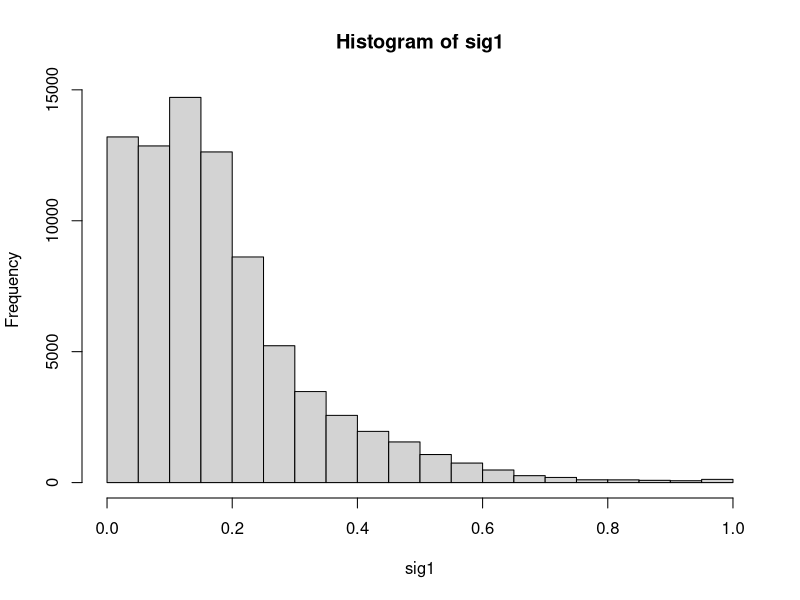
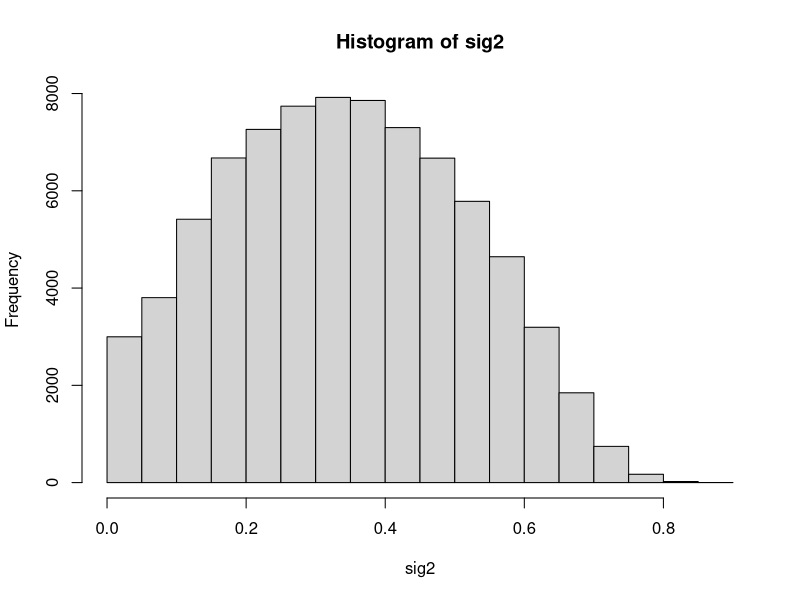
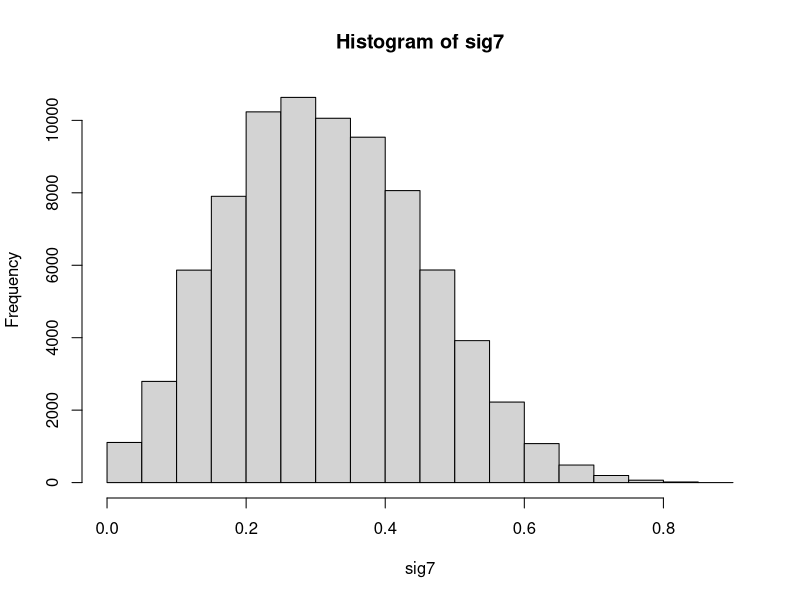
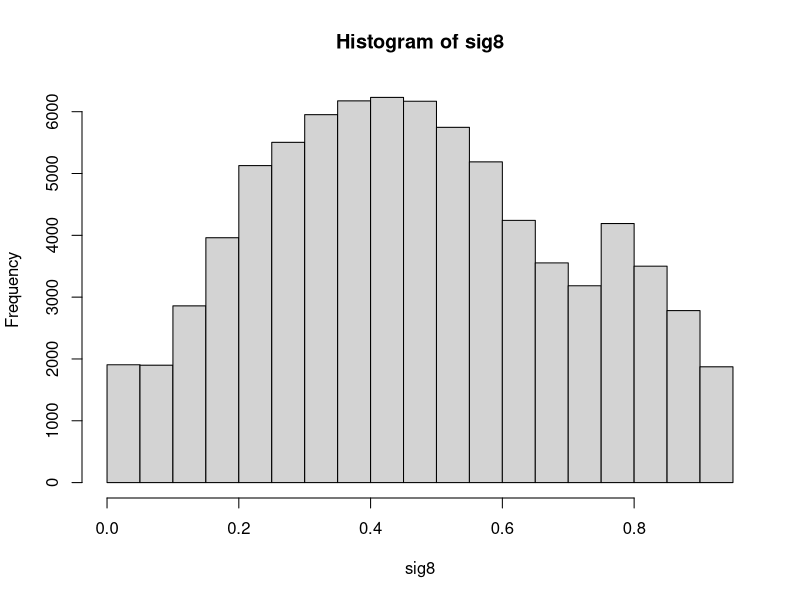

Reproduce these figures in R, in order.
train <- read.csv("Data/training.csv")
test <- read.csv("Data/test.csv")

#query_id, url_id, query_length, is_homepage, sig1, sig2,..., sig8, relevance
colnames(train)
head(train)

library(plyr)
attach(train)
length(url_id) #80046
length(unique(url_id)) #75231
range(sig1) #[0, 1]
range(sig2) #[0, 0.86]
range(sig3) #[0, 673637]
range(sig4) #[0, 660939]
range(sig5) #[0, 46994]
range(sig6) #[0, 3645]
range(sig7) #[0, 0.88]
range(sig8) #[0, 0.94]

#Appears left skewed
hist(sig1)
#Appears normally distributed
hist(sig2)
#Appears normally distributed
hist(sig7)
#Appears skewed right
hist(sig8)

#50% of values are <417, 90% are <8489, and 99% are <86749 (max 673637).
#1130 observations (1.66%) have a sig3 that is zero
quantile(sig3, probs=c(.50, .90, .99)) 
#50% of values are <220, 90% are <1437, and 99% are <8186 (max 660939).
#5794 observations (7.24%) have a sig4 that is zero
quantile(sig4, probs=c(.50, .90, .99)) 
#50% of values are <64, 90% are <1238, and 99% are <8129 (max 46994).
#9046 observations (11.3%) have a sig5 that is zero
quantile(sig5, probs=c(.50, .90, .99)) 
#50% of values are <0, 90% are <18, and 99% are <293 (max 3645).
#52165 observations (65.2%) have a sig6 that is zero.
quantile(sig6, probs=c(.50, .90, .99)) 